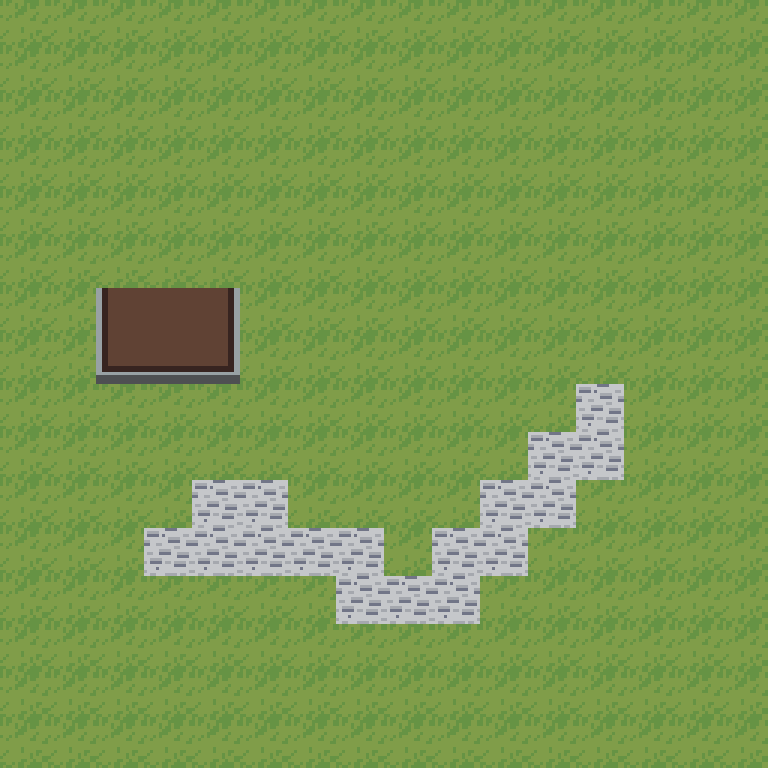

Rendered tile map (Tiled .tmx) drawn with the repository's tilesets; below, a short description and the full map source, tile grids included:
An orthogonal 16x16 tile map with 48x48 px tiles, 3 tile layers (Tile Layer 1, Tile Layer 2, Tile Layer 3), 2 tilesets and 12 objects (8x Event NPC, Event Torch, Event Chest, Event Door, Event Teleport).

<map version="1.10" tiledversion="1.10.1" orientation="orthogonal" renderorder="right-down" width="16" height="16" tilewidth="48" tileheight="48" infinite="0" nextlayerid="5" nextobjectid="20">
 <tileset firstgid="1" source="Tileset.tsx" />
 <tileset firstgid="257" source="../Textures/Events/Static/Events.tsx" />
 <layer id="1" name="Tile Layer 1" width="16" height="16">
  <data encoding="csv">
6,6,6,6,6,6,6,6,6,6,6,6,6,6,6,6,
6,6,6,6,6,6,6,6,6,6,6,6,6,6,6,6,
6,6,6,6,6,6,6,6,6,6,6,6,6,6,6,6,
6,6,6,6,6,6,6,6,6,6,6,6,6,6,6,6,
6,6,6,6,6,6,6,6,6,6,6,6,6,6,6,6,
6,6,6,6,6,6,6,6,6,6,6,6,6,6,6,6,
6,6,6,6,6,6,6,6,6,6,6,6,6,6,6,6,
6,6,6,6,6,6,6,6,6,6,6,6,6,6,6,6,
6,6,6,6,6,6,6,6,6,6,6,6,6,6,6,6,
6,6,6,6,6,6,6,6,6,6,6,6,6,6,6,6,
6,6,6,6,6,6,6,6,6,6,6,6,6,6,6,6,
6,6,6,6,6,6,6,6,6,6,6,6,6,6,6,6,
6,6,6,6,6,6,6,6,6,6,6,6,6,6,6,6,
6,6,6,6,6,6,6,6,6,6,6,6,6,6,6,6,
6,6,6,6,6,6,6,6,6,6,6,6,6,6,6,6,
6,6,6,6,6,6,6,6,6,6,6,6,6,6,6,6
</data>
 </layer>
 <layer id="3" name="Tile Layer 2" width="16" height="16">
  <data encoding="csv">
0,0,0,0,0,0,0,0,0,0,0,0,0,0,0,0,
0,0,0,0,0,0,0,0,0,0,0,0,0,0,0,0,
0,0,0,0,0,0,0,0,0,0,0,0,0,0,0,0,
0,0,0,0,0,0,0,0,0,0,0,0,0,0,0,0,
0,0,0,0,0,0,0,0,0,0,0,0,0,0,0,0,
0,0,0,0,0,0,0,0,0,0,0,0,0,0,0,0,
0,0,225,226,227,0,0,0,0,0,0,0,0,0,0,0,
0,0,241,242,243,0,0,0,0,0,0,0,0,0,0,0,
0,0,0,0,0,0,0,0,0,0,0,0,18,0,0,0,
0,0,0,0,0,0,0,0,0,0,0,18,18,0,0,0,
0,0,0,0,18,18,0,0,0,0,18,18,0,0,0,0,
0,0,0,18,18,18,18,18,0,18,18,0,0,0,0,0,
0,0,0,0,0,0,0,18,18,18,0,0,0,0,0,0,
0,0,0,0,0,0,0,0,0,0,0,0,0,0,0,0,
0,0,0,0,0,0,0,0,0,0,0,0,0,0,0,0,
0,0,0,0,0,0,0,0,0,0,0,0,0,0,0,0
</data>
 </layer>
 <objectgroup id="2" name="Object Layer 1" class="Layer of Events">
  <object id="1" name="Torch" type="Event Torch" gid="264" x="288" y="528" width="48" height="96">
   <properties>
    <property name="Animation" type="class" propertytype="Event Animations">
     <properties>
      <property name="Off" type="class" propertytype="Animation">
       <properties>
        <property name="Path" type="file" value="../Textures/Events/Torch_Off.png" />
       </properties>
      </property>
      <property name="On" type="class" propertytype="Animation">
       <properties>
        <property name="Loop" type="bool" value="false" />
        <property name="LoopTimer" type="int" value="0" />
        <property name="Path" type="file" value="../Textures/Events/Torch_On.png" />
       </properties>
      </property>
     </properties>
    </property>
   </properties>
  </object>
  <object id="2" name="Aether" type="Event NPC" gid="259" x="0" y="384" width="48" height="96">
   <properties>
    <property name="DialoguePath" type="file" value="../../data/Dialogues/Aether01.xml" />
   </properties>
  </object>
  <object id="7" name="Chest" type="Event Chest" gid="261" x="240" y="480" width="48" height="48">
   <properties>
    <property name="Base" type="class" propertytype="Base Event">
     <properties>
      <property name="Trigger" type="int" propertytype="Helper Trigger" value="0" />
     </properties>
    </property>
    <property name="Loot1" type="class" propertytype="Helper Loot">
     <properties>
      <property name="Item" propertytype="Helper Items" value="HP Potion" />
      <property name="Quantity" type="int" value="1" />
     </properties>
    </property>
   </properties>
  </object>
  <object id="8" name="Market" type="Event NPC" gid="267" x="336" y="624" width="48" height="48">
   <properties>
    <property name="DialoguePath" type="file" value="../../data/Dialogues/Sign_Market.xml" />
   </properties>
  </object>
  <object id="9" name="Directions" type="Event NPC" gid="268" x="384" y="240" width="48" height="144">
   <properties>
    <property name="DialoguePath" type="file" value="../../data/Dialogues/Sign_Directions.xml" />
   </properties>
  </object>
  <object id="10" name="Danger" type="Event NPC" gid="270" x="432" y="576" width="96" height="96">
   <properties>
    <property name="DialoguePath" type="file" value="../../data/Dialogues/Sign_Danger.xml" />
   </properties>
  </object>
  <object id="11" name="Door" type="Event Door" gid="271" x="528" y="384" width="144" height="96" />
  <object id="12" name="Balphogor" type="Event NPC" gid="260" x="48" y="480" width="48" height="96">
   <properties>
    <property name="DialoguePath" type="file" value="../../data/Dialogues/Balphogor01.xml" />
   </properties>
  </object>
  <object id="16" name="Aether" type="Event NPC" gid="262" x="96" y="576" width="48" height="96">
   <properties>
    <property name="DialoguePath" type="file" value="../../data/Dialogues/Captain01.xml" />
   </properties>
  </object>
  <object id="17" name="NPC01" type="Event NPC" gid="263" x="144" y="672" width="48" height="96">
   <properties>
    <property name="DialoguePath" type="file" value="../../data/Dialogues/NPC01.xml" />
   </properties>
  </object>
  <object id="18" name="Aether" type="Event NPC" gid="265" x="192" y="384" width="48" height="96">
   <properties>
    <property name="DialoguePath" type="file" value="../../data/Dialogues/Tycoon01.xml" />
   </properties>
  </object>
  <object id="19" name="Village" type="Event Teleport" x="672" y="480" width="96" height="192">
   <properties>
    <property name="Base" type="class" propertytype="Base Event">
     <properties>
      <property name="Trigger" type="int" propertytype="Helper Trigger" value="1" />
     </properties>
    </property>
    <property name="Destination" type="class" propertytype="Helper Destination">
     <properties>
      <property name="Destination Map" propertytype="Helper Maps" value="Village" />
      <property name="Destination X" type="int" value="5" />
      <property name="Destination Y" type="int" value="49" />
     </properties>
    </property>
   </properties>
  </object>
 </objectgroup>
 <layer id="4" name="Tile Layer 3" width="16" height="16">
  <data encoding="csv">
0,0,0,0,0,0,0,0,0,0,0,0,0,0,0,0,
0,0,0,0,0,0,0,0,0,0,0,0,0,0,0,0,
0,0,0,0,0,0,0,0,0,0,0,0,0,0,0,0,
0,0,0,0,0,0,0,0,0,0,0,0,0,0,0,0,
0,0,0,0,0,0,0,0,0,0,0,0,0,0,0,0,
0,0,0,0,0,0,0,0,0,0,0,0,0,0,0,0,
0,0,0,0,0,0,0,0,0,0,0,0,0,0,0,0,
0,0,0,0,0,0,0,0,0,0,0,0,0,0,0,0,
0,0,0,0,0,0,0,0,0,0,0,0,0,0,0,0,
0,0,0,0,0,0,0,0,0,0,0,0,0,0,0,0,
0,0,0,0,0,0,0,0,0,0,0,0,0,0,0,0,
0,0,0,0,0,0,0,0,0,0,0,0,0,0,0,0,
0,0,0,0,0,0,0,0,0,0,0,0,0,0,0,0,
0,0,0,0,0,0,0,0,0,0,0,0,0,0,0,0,
0,0,0,0,0,0,0,0,0,0,0,0,0,0,0,0,
0,0,0,0,0,0,0,0,0,0,0,0,0,0,0,0
</data>
 </layer>
</map>
